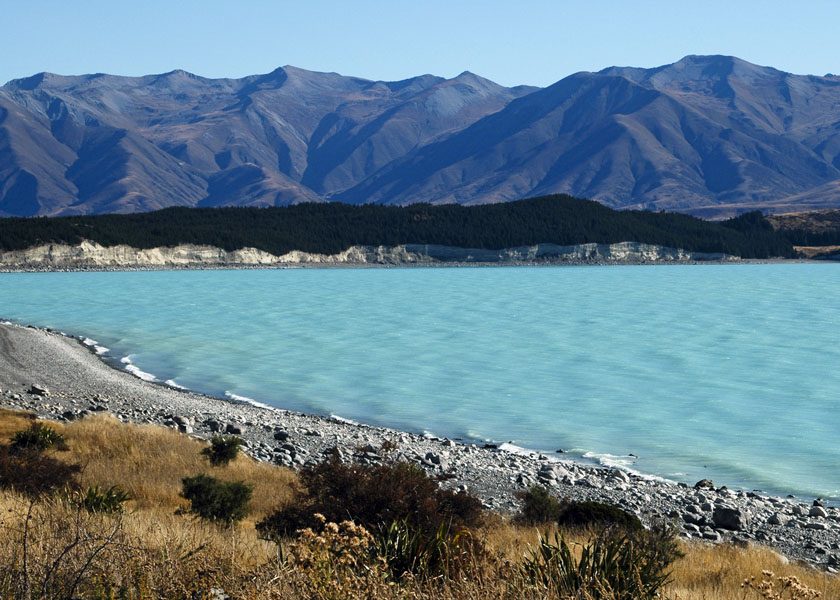
#> input picture OpenCV/01 info Operaciones basicas con imagenes/New_Zealand_Lake.jpg, 840 x 600 px, given in place of liberty.jpeg, which was not available
$ python '06 Operaciones aritmeticas.py'
#> lines starting #> are read from the running program, lines starting #| are printed output that depends on the picture; pictures that were not available may be replaced by others from this repository, and a replacement may not be noted
################################################
# 06 Operaciones aritméticas y bit a bit** #####
################################################
'''
Las técnicas de procesamiento de imágenes aprovechan las operaciones matemáticas para lograr diferentes resultados.
La mayoría de las veces llegamos a una versión mejorada de la imagen usando algunas operaciones básicas. Echaremos un
vistazo a algunas de las operaciones fundamentales que se usan a menudo en las canalizaciones de visión por computadora.
En este cuaderno cubriremos operaciones aritméticas como la suma y la multiplicación.
'''

# Nuestra configuración, importar bibliotecas, crear nuestra función Imshow y descargar nuestras imágenes
import cv2
import numpy as np
from matplotlib import pyplot as plt

# Definir nuestra función imshow
def imshow(title = "Image", image = None, size = 10):
    w, h = image.shape[0], image.shape[1]
    aspect_ratio = w/h
    plt.figure(figsize=(size * aspect_ratio,size))
    plt.imshow(cv2.cvtColor(image, cv2.COLOR_BGR2RGB))
    plt.title(title)
    plt.show()


# ## **Operaciones aritméticas**
# Son operaciones sencillas que nos permiten sumar o restar directamente a la intensidad del color.
# Calcula la operación por elemento de dos matrices. El efecto general es aumentar o disminuir el brillo.

'''
La primera operación que analizamos es la simple adición o sustracción de imágenes. Esto da como resultado aumentar o
disminuir el brillo de la imagen ya que eventualmente estamos aumentando o disminuyendo los valores de intensidad de
cada píxel en la misma cantidad. Entonces, esto resultará en un aumento/disminución global del brillo.

 M = ...
- numpy.ones(): devuelve un array del tamaño y tipo indicados inicializando sus valores con unos
- crea una matriz del tamaño image.shape (con la dimensión de la imagen) es decir una imagen con el
  tamaño de la original), tipo entero grande y con todo valor 100, es decir se crea una imagen que si la imprimimos es
  un gris [[41 41 41 ...  5  5  5]...
Y ahora simplemente vamos a usar las funciones de abrir, sumar y restar para sumar y restar esa matriz de la imagen
original, siendo todo lo que se requiere para generar una imagen más oscura que la original y una imagen que es mas
clara que la original
'''

# cv2.imread carga nuestra imagen como una imagen en escala de grises
image = cv2.imread('images/liberty.jpeg', 0)  # 0 es como escala de grises
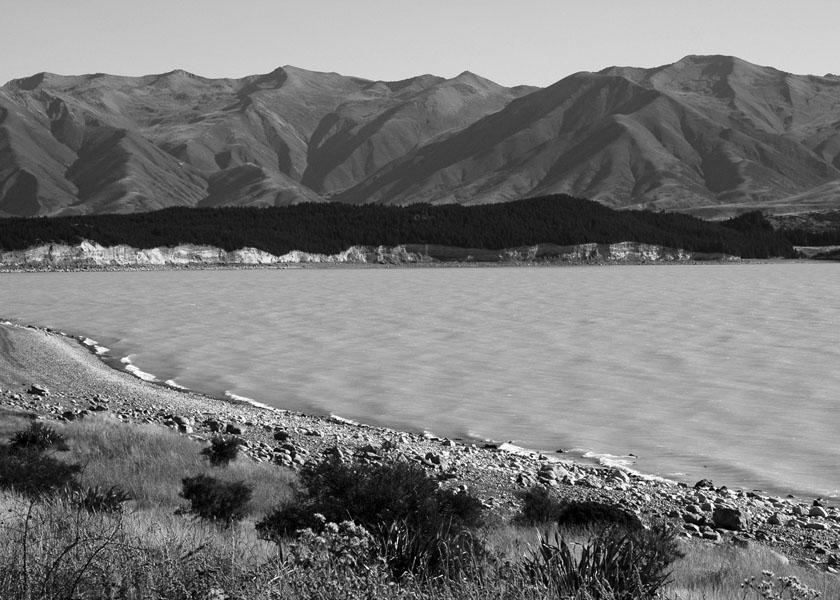
#> image: shape (600, 840); min 0, max 255, mean 120.5
imshow("Grayscaled Image",  image)
print(image)
#> (printed output is left out)


# Crea una matriz de unos con el tamaño de la imagen, luego multiplícala por un escalador de 100
# Esto da una matriz con las mismas dimensiones de nuestra imagen con todos los valores siendo 100
M = np.ones(image.shape, dtype = "uint8") * 100

print(M)
#> (printed output is left out)

# #### **Brillo creciente**

# Usamos esto para agregar esta matriz M, a nuestra imagen, la función respeta los valores de 0 a 255 dejando el máximo
# Note el aumento en el brillo
added = cv2.add(image, M)
imshow("Increasing Brightness", added)

# Ahora si lo acabamos de agregar, pero al no usar la función el valor sobrepasa el 255 con lo que se resetea a
# 0 sumándole la diferencia por ejemplo si es 288, pues 33 con lo que no se ve como se espera
added2 = image + M
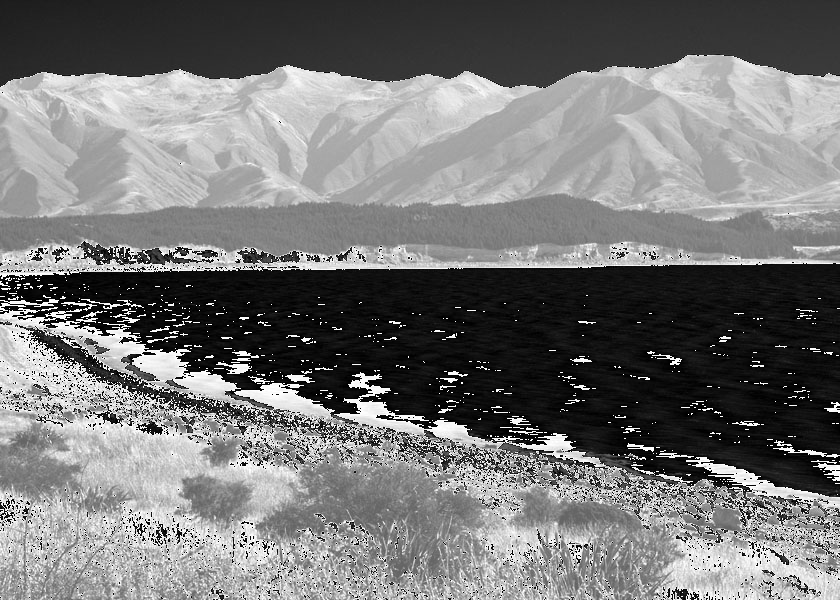
#> added2: shape (600, 840); min 0, max 255, mean 119.2
imshow("Simple Numpy Adding Results in Clipping", added2)


# #### **Reducción del brillo**

# Así mismo también podemos restar
# Note la disminución en el brillo
subtracted = cv2.subtract(image, M)
imshow("Subtracted", subtracted)

subtracted = image - M  # aquí pasa lop mismo que antes pero al reves los valores se quedan negativos y al no permitirse
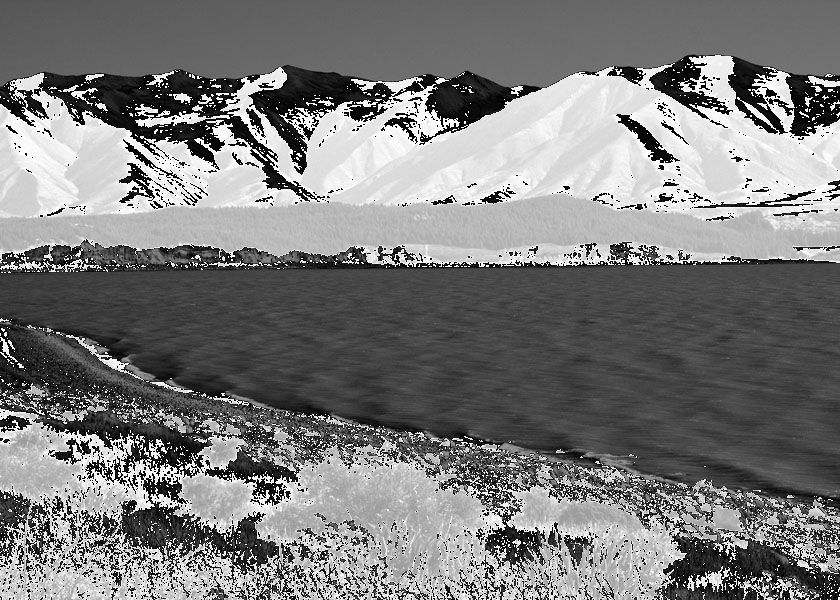
#> subtracted: shape (600, 840); min 0, max 255, mean 123.3
# van de 255 hacia abajo
imshow("Subtracted 2", subtracted)


# otro ejemplo completo
img_bgr = cv2.imread("images/New_Zealand_Coast.jpg", cv2.IMREAD_COLOR)  # cargar imagen a color [[[188 183 174],[189....
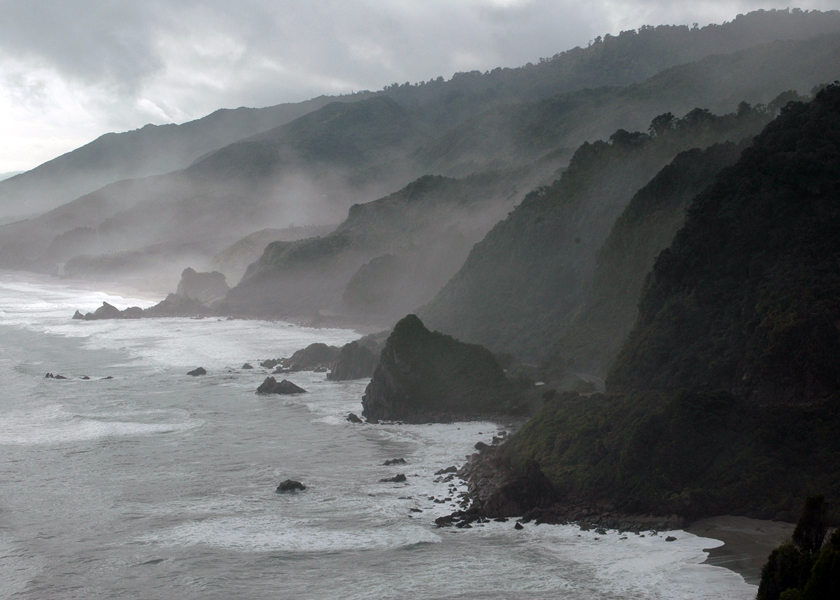
#> input picture OpenCV/07 info Operaciones aritmeticas con imagenes/New_Zealand_Coast.jpg, 840 x 600 px, found by its file name
#> img_bgr is the input picture: shape (600, 840, 3); mean B, G, R 115.2, 113.8, 110.9
img_rgb = cv2.cvtColor(img_bgr, cv2.COLOR_BGR2RGB)  # cambiar el color a RGB (cv2 por defecto BGR)
matrix = np.ones(img_rgb.shape, dtype = "uint8") * 50
img_rgb_brighter = cv2.add(img_rgb, matrix)  # se le suma a la imagen original la matriz [[[224 233 238], [226...
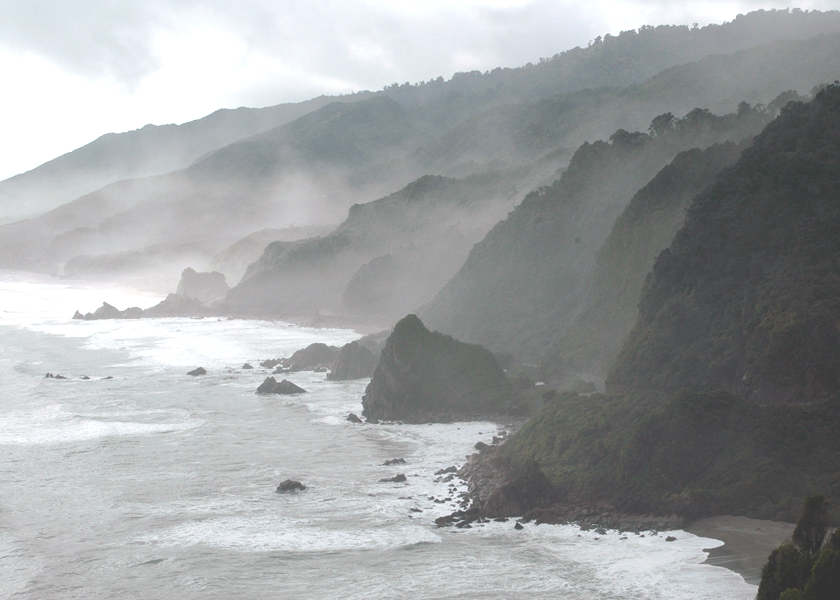
#> img_rgb_brighter: shape (600, 840, 3); mean R, G, B 159.8, 162.5, 163.8
img_rgb_darker   = cv2.subtract(img_rgb, matrix)  # se le resta a la imagen original la matriz [[[124 133 138], [122...
plt.subplot(131); plt.imshow(img_rgb_darker);  plt.title("Darker");
plt.subplot(132); plt.imshow(img_rgb);         plt.title("Original");
plt.subplot(133); plt.imshow(img_rgb_brighter);plt.title("Brighter");
plt.show()


# **** Multiplicación o Contraste
'''
Al igual que la suma puede resultar en un cambio de brillo, la multiplicación se puede usar para mejorar el contraste
de la imagen. El contraste es la diferencia en los valores de intensidad de los píxeles dentro de una imagen.
Multiplicar los valores de intensidad con una constante puede hacer que la diferencia sea mayor o menor (si el factor de
multiplicación es < 1).
'''
matrix1 = np.ones(img_rgb.shape) * .8  # Crea una matriz del mismo tamaño inicializado todo a 0.8 [[[0.8 0.8 ...
matrix2 = np.ones(img_rgb.shape) * 1.2  # Crea una matriz del mismo tamaño inicializado todo a 1.2 [[[1.2 1.2 ...

# convertimos los puntos de la imagen a flotante y multiplicamos por la matriz, convirtiendo después a un array de uint
# 8-bit unsigned integer (0 a 255).
img_rgb_darker = np.uint8(cv2.multiply(np.float64(img_rgb), matrix1))    # [[[139 146 150 ...
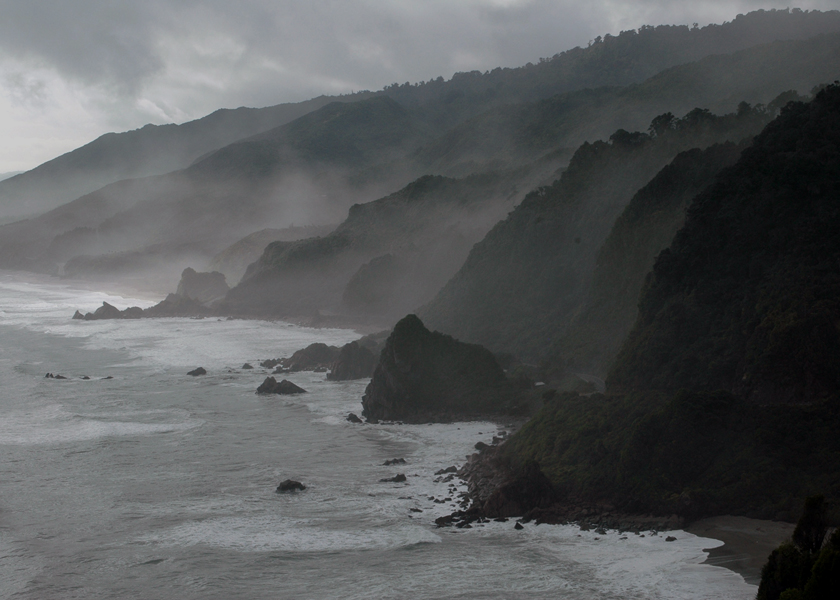
#> img_rgb_darker: shape (600, 840, 3); mean R, G, B 88.4, 90.6, 91.8
img_rgb_brighter = np.uint8(cv2.multiply(np.float64(img_rgb), matrix2))  # [[[208 219 255 ....

# mostramos las imagenes
plt.figure(figsize=[18,5])
plt.subplot(131); plt.imshow(img_rgb_darker);  plt.title("Lower Contrast");
plt.subplot(132); plt.imshow(img_rgb);         plt.title("Original");
plt.subplot(133); plt.imshow(img_rgb_brighter);plt.title("Higher Contrast");
plt.show()

'''la imagen de alto contraste, hay un código de color extraño al mostrarlo, Y la razón de esto es porque cuando
multiplicamos la imagen original por esta matriz, tiene un factor de uno punto dos en ella. Potencialmente obtenemos
valores superiores a 255. Entonces,  la imagen original aquí, las nubes  probablemente estaban cerca de 255. Algunos de
ellos, al menos. Y cuando multiplicamos por uno punto dos, pasamos a cincuenta y cinco.

Entonces, cuando intentamos convertir esos valores en un número de ocho bits sin signo en lugar de exceder 255,
simplemente pasan a un número pequeño. provocando estos valores de intensidad cercanos a cero y siendo el motivo del
problema.

numpy.clip(): La función se utiliza para recortar (limitar) los valores en una matriz.
Dado un intervalo, los valores fuera del intervalo se recortan a los bordes del intervalo. Por ejemplo, si se especifica
 un intervalo de [0, 1], los valores menores que 0 se convierten en 0 y los valores mayores que 1 se convierten en 1.

Para solucionarlo lo que podemos hacer es usar la función clip de numpy para recortar primero esos valores al
rango de cero a 255 antes de convertirlos un entero de 8 bits (0-255), provocando que esta parte de la imagen se sature
por completo, teniendo algunos valores 255 por lo que realmente no tienen información .
'''
matrix1 = np.ones(img_rgb.shape) * .8
matrix2 = np.ones(img_rgb.shape) * 1.2

img_rgb_lower = np.uint8(cv2.multiply(np.float64(img_rgb), matrix1))
img_rgb_higher = np.uint8(np.clip(cv2.multiply(np.float64(img_rgb), matrix2), 0, 255))
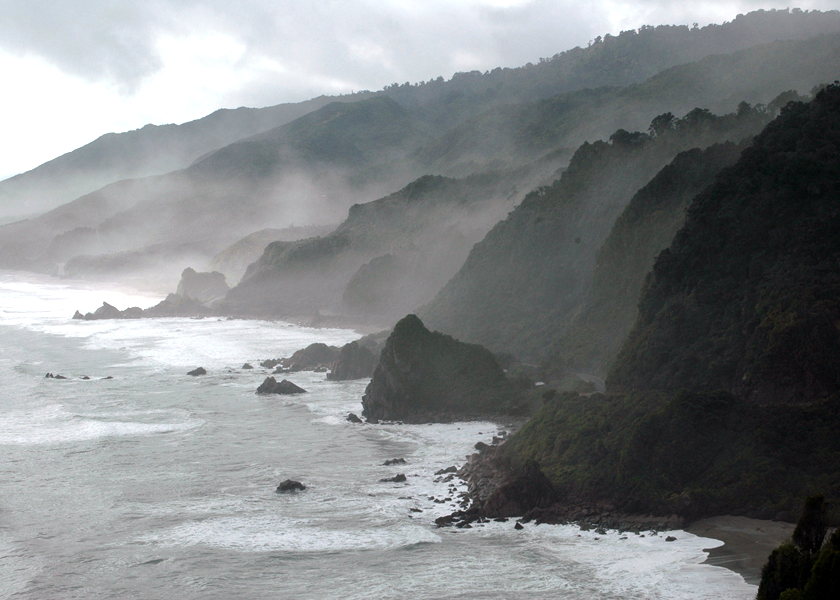
#> img_rgb_higher: shape (600, 840, 3); mean R, G, B 131.8, 135.1, 136.7

# Show the images
plt.figure(figsize=[18,5])
plt.subplot(131); plt.imshow(img_rgb_lower);  plt.title("Lower Contrast");
plt.subplot(132); plt.imshow(img_rgb);         plt.title("Original");
plt.subplot(133); plt.imshow(img_rgb_higher);plt.title("Higher Contrast");
plt.show()
